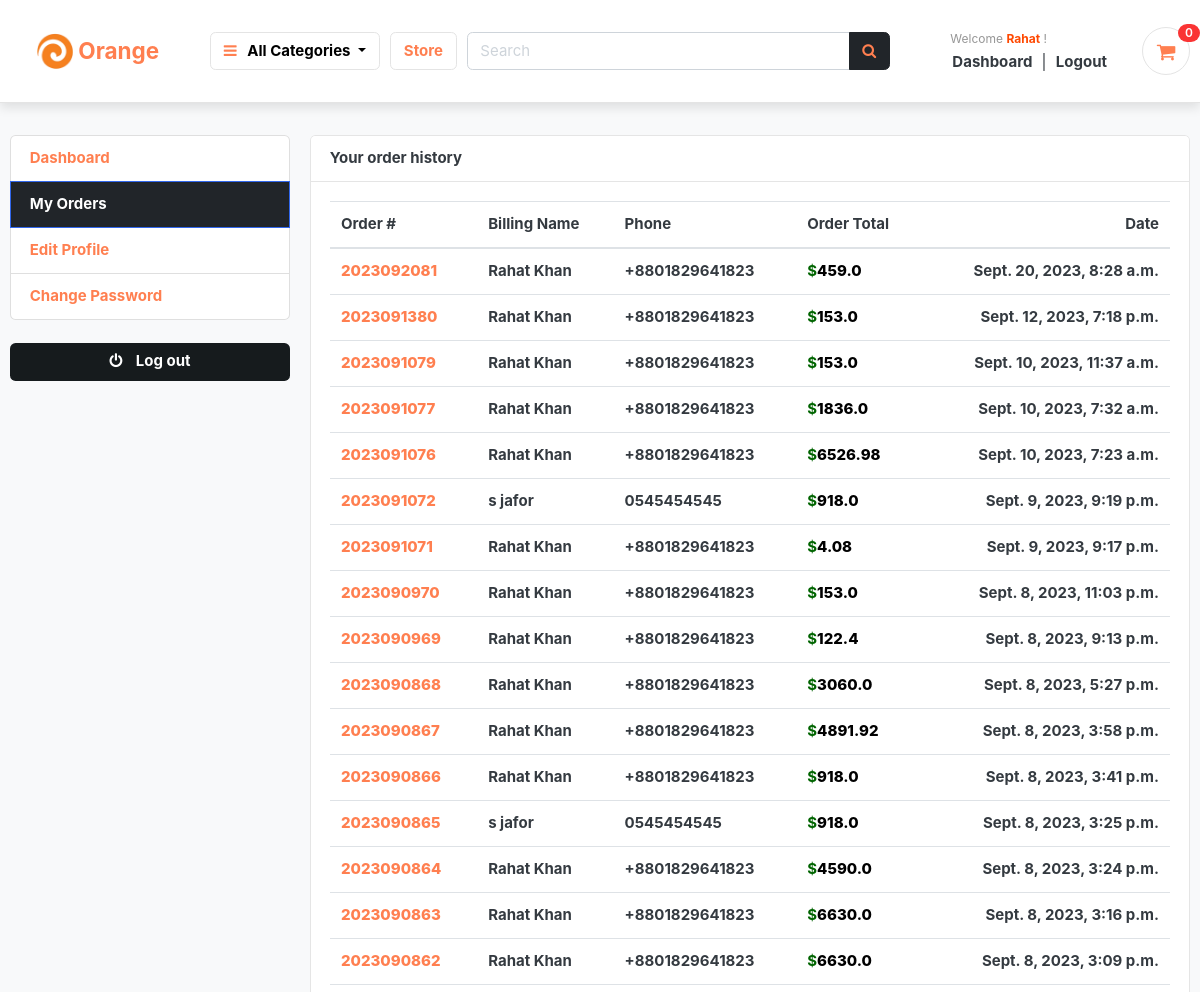
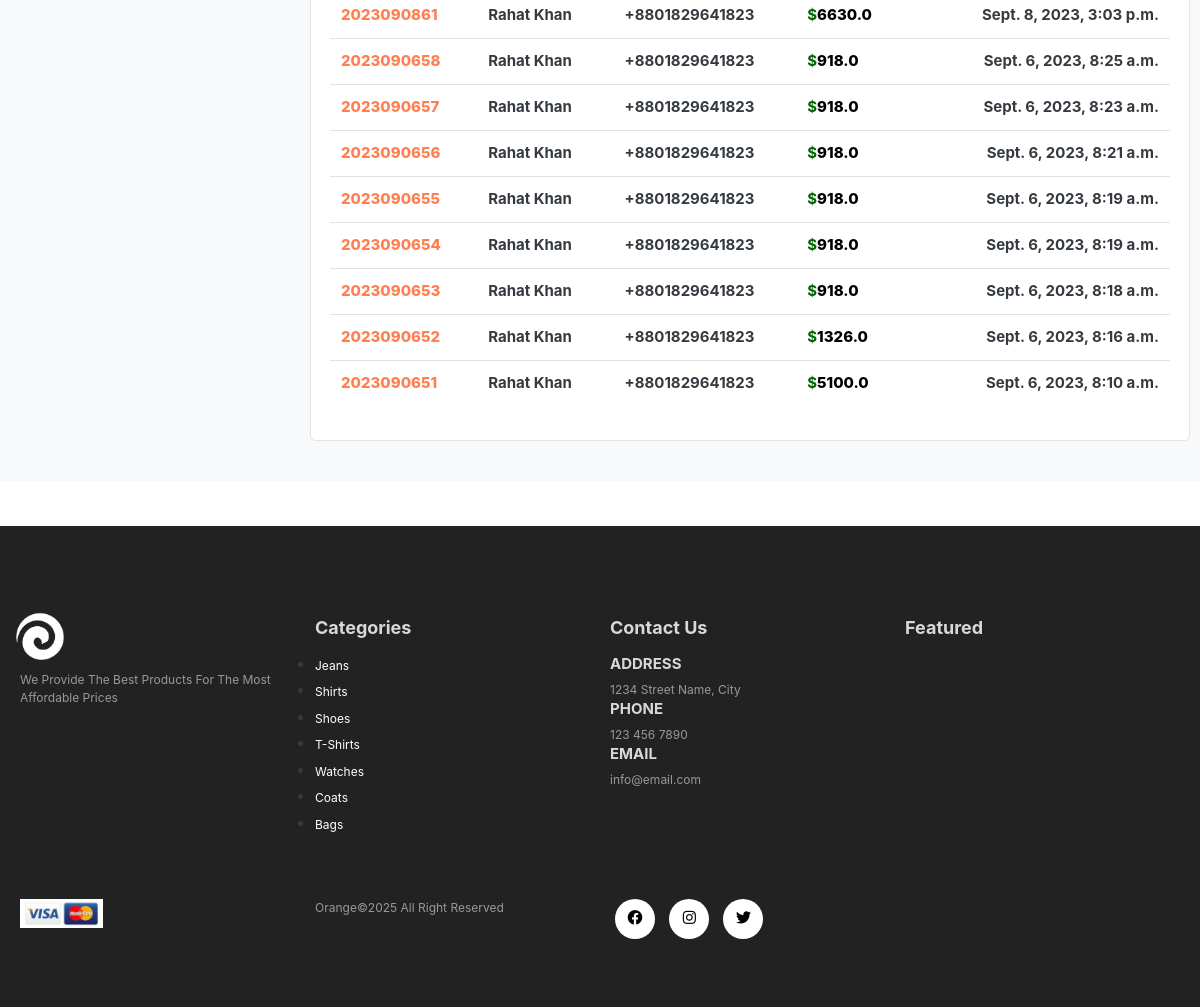
Screenshot of /accounts/my_orders/ (signed in) with the database file from the repository (2 pictures, top to bottom).
### accounts/models.py (models this page shows, shortened)
class Account(AbstractBaseUser):
    first_name      = models.CharField(max_length=50)
    last_name       = models.CharField(max_length=50)
    username        = models.CharField(max_length=50, unique=True)
    email           = models.EmailField(max_length=100, unique=True)
    phone_number    = models.CharField(max_length=50)
    date_joined     = models.DateTimeField(auto_now_add=True)
    last_login      = models.DateTimeField(auto_now=True)
    is_admin        = models.BooleanField(default=False)
    is_staff        = models.BooleanField(default=False)
    is_active        = models.BooleanField(default=False)
    is_superadmin        = models.BooleanField(default=False)
    USERNAME_FIELD = 'email'
    REQUIRED_FIELDS = ['username', 'first_name', 'last_name']
    objects = MyAccountManager()

### orders/models.py (models this page shows, shortened)
class Order(models.Model):
    STATUS = (
        ('New', 'New'),
        ('Accepted', 'Accepted'),
        ('Completed', 'Completed'),
        ('Cancelled', 'Cancelled'),
    )
    user = models.ForeignKey(Account, on_delete=models.SET_NULL, null=True)
    payment = models.ForeignKey(Payment, on_delete=models.SET_NULL, blank=True, null=True)
    order_number = models.CharField(max_length=20)
    first_name = models.CharField(max_length=50)
    last_name = models.CharField(max_length=50)
    phone = models.CharField(max_length=15)
    email = models.EmailField(max_length=50)
    address_line_1 = models.CharField(max_length=50)
    address_line_2 = models.CharField(max_length=50, blank=True)
    country = models.CharField(max_length=50)
    state = models.CharField(max_length=50)
    city = models.CharField(max_length=50)
    order_note = models.CharField(max_length=100, blank=True)
    order_total = models.FloatField()
    tax = models.FloatField()
    status = models.CharField(max_length=10, choices=STATUS, default='New')
    ip = models.CharField(blank=True, max_length=20)
    is_ordered = models.BooleanField(default=False)
    created_at = models.DateTimeField(auto_now_add=True)
    updated_at = models.DateTimeField(auto_now=True)
    def full_name(self):
        return f'{self.first_name} {self.last_name}'

### category/models.py (models this page shows, shortened)
class Category(models.Model):
    category_name = models.CharField(max_length=50, unique=True)
    slug = models.SlugField(max_length=100, unique=True)
    description = models.TextField(max_length=255, blank=True)
    cat_image = models.ImageField(upload_to='photos/categories', blank=True)
    class Meta:
        verbose_name = 'category'
        verbose_name_plural = 'categories'
    def get_url(self):
        return reverse('products_by_category', args=[self.slug])

### accounts/views.py (the view)
# urls.py: path('my_orders/', views.my_orders, name='my_orders'),
@login_required(login_url='login')
def my_orders(request):
    orders = Order.objects.filter(user=request.user, is_ordered=True).order_by('-created_at')
    context = {
        'orders': orders,
    }
    return render(request, 'accounts/my_orders.html', context)

### cart/context_processors.py (called while the page is built)
def counter(request):
    cart_count = 0
    if 'admin' in request.path:
        return {}
    else:
        try:
            cart = Cart.objects.filter(cart_id=_cart_id(request))
            if request.user.is_authenticated:
                cart_items = CartItem.objects.all().filter(user=request.user)
            else:
                cart_items = CartItem.objects.all().filter(cart=cart[:1])
            for cart_item in cart_items:
                cart_count += cart_item.quantity
        except Cart.DoesNotExist:
            cart_count = 0
    return dict(cart_count=cart_count)

### cart/views.py (called while the page is built)
def _cart_id(request):
    cart = request.session.session_key
    if not cart:
        cart = request.session.create()
    return cart

### category/context_processors.py (called while the page is built)
def menu_links(request):
    links = Category.objects.all()
    return dict(links=links)

### accounts/templates/accounts/my_orders.html (shortened to what this page needs)
{% extends 'base.html' %}
{% block content %}
<section class="section-conten padding-y bg mt-5 pt-5">
<div class="container pt-5">
	<div class="row">
	{% include 'accounts/dashboard_sidebar.html' %}
	<main class="col-md-9">
		<article class="card">
		<header class="card-header">
			<strong class="d-inline-block mr-3">Your order history</strong>
		</header>
		<div class="card-body">
			<div class="row">
			<div class="col-md-12">
				<table class="table table-hover">
				  <thead>
				    <tr>
				      <th scope="col">Order #</th>
				      <th scope="col">Billing Name</th>
				      <th scope="col">Phone</th>
				      <th scope="col">Order Total</th>
							<th scope="col">Date</th>
				    </tr>
				  </thead>
				  <tbody>
						{% for order in orders %}
				    <tr>
				      <th scope="row"><a href="{% url 'order_detail' order.order_number %}" style="color:coral;font-weight:800;" class="link">{{order.order_number}}</a></th>
				      <td style="font-weight:700;">{{order.full_name}}</td>
				      <td style="font-weight:700;">{{order.phone}}</td>
				      <td style="font-weight:700;"><span style="color: darkgreen;font-weight: 700;">$</span><span style="font-weight: 800;color:black;">{{order.order_total}}</span></td>
							<td style="font-weight:700;">{{order.created_at}}</td>
				    </tr>
				{% endfor %}
				  </tbody>
				</table>
			</div>
			</div>
		</div>
		</article>
	</main>
</div>
</div>
</section>
{% endblock %}

### templates/includes/navbar.html (shortened to what this page needs)
{% load static %}
<header class="section-header sticky-navbar">
    <section class="header-main border-bottom py-4" style="box-shadow: 0 5px 10px rgba(0,0,0,0.1);">
    <div class="container">
      <div class="row align-items-center">
        <div class="col-lg-2 col-md-3 col-6">
          <a href="{% url 'home' %}" class="brand-wrap">
            <div class="d-flex justify-content-center align-items-center"
              style="background-color: transparent; transition: background-color 0.3s, border-radius 0.3s, padding 0.3s; border-radius: 50px; padding: 10px 15px;"
              onmouseover="this.style.backgroundColor='#343a40'; this.getElementsByTagName('img')[0].classList.add('logo-brightness-change'); this.getElementsByTagName('h2')[0].style.color='#ff4800';"
              onmouseout="this.style.backgroundColor='transparent'; this.getElementsByTagName('img')[0].classList.remove('logo-brightness-change'); this.getElementsByTagName('h2')[0].style.color='coral';">
              <img src="{% static 'images/icons/logo.jpeg' %}" alt="Orange Store Logo" class="w-25" />
              <h2 style="color: coral; margin: 3px 5px; font-size: 1.5rem;"><span style="font-weight: bold;">Orange</span></h2>
            </div>
          </a>
        </div>
        <div class="col-lg col-sm col-md col-6 flex-grow-0">
          <div class="category-wrap dropdown d-inline-block float-right">
            <button
              type="button"
              class="btn btn-light dropdown-toggle"
              data-toggle="dropdown"
              style="background-color: transparent; color: black"
              onmouseover="this.style.backgroundColor='#343a40'; this.getElementsByTagName('i')[0].style.color='#ff4800'; this.style.color='white';"
              onmouseout="this.style.backgroundColor='transparent'; this.getElementsByTagName('i')[0].style.color='coral'; this.style.color='black';"
            >
              <i class="fa fa-bars" style="color: coral"></i><span class="capitalize" style="font-weight:bold;">&nbsp;&nbsp;&nbsp;All categories</span>
            </button>
          </div>
        </div>
        <a href="{% url 'store' %}" class="btn btn-outline-light"
          style="font-weight: bold; background-color: white; transition: background-color 0.3s; color: coral;"
          onmouseover="this.style.backgroundColor='#343a40'; this.style.color='#ff4800';"
          onmouseout="this.style.backgroundColor='white'; this.style.color='coral';">
          Store
        </a>
        <div class="col-lg col-md-6 col-sm-12 col">
          <form action="{% url 'search' %}" class="search" method="GET">
            <div class="input-group w-100">
              <input
                type="text"
                class="form-control"
                style="width: 60%"
                placeholder="Search"
                name="keyword"
              />
              <div class="input-group-append">
                <button class="btn btn-dark search-btn" type="submit" onmouseover="this.querySelector('.fa-search').style.color='#ff4800';"
                  style="color:#343a40"
                  onmouseout="this.querySelector('.fa-search').style.color='coral';">
                  <i class="fa fa-search" style="color: coral;"></i>
                </button>
              </div>
            </div>
          </form>
        </div>
        <div class="col-lg-3 col-sm-6 col-8 order-2 order-lg-3">
          <div class="d-flex justify-content-end mb-3 mb-lg-0">
            {% if user.id is None %}
            <div class="widget-header">
              <small class="title text-muted welcome-guest">Welcome <span class=""
                style="color:blue;font-weight:bold;text-transform: capitalize;">Guest</span> !</small>
              <div>
                <a href="{% url 'login' %}" class="dashboard-text">Login</a>
                <span class="dark-transp"> | </span>
                <a href="{% url 'register' %}"> <span  class="register-text">Register</span></a>
              </div>
            </div>
            {% else %}
            <div class="widget-header">
              <a href="{% url 'dashboard' %}">
                <small class="title text-muted welcome-user">Welcome <span class=""
                  style="color:#ff4800;font-weight:bold;text-transform: capitalize;">{{user.first_name}}</span> !</small>
              </a>
              <div>
                <a href="{% url 'dashboard' %}"><span class="dashboard-text">Dashboard</span></a>
                <span class="dark-transp"> | </span>
                <a href="{% url 'logout' %}"><span class="logout-text">Logout</span></a>
              </div>
            </div>
            {% endif %}
            <a href="{% url 'cart' %}" class="widget-header pl-3 ml-3 cart-icon-ancor">
              <div class="icon icon-sm rounded-circle border cart-icon-div">
                <i class="fa fa-shopping-cart cart-icon"></i>
              </div>
              <span class="badge badge-pill badge-danger notify"
                >{{cart_count}}</span
              >
            </a>
          </div>
        </div>
      </div>
    </div>
  </section>
</header>

### templates/includes/footer.html (shortened to what this page needs)
{% load static %}
   <footer class="mt-5 py-5">
        <div class="row container mx-auto pt-5">
          <div class="footer-one col-lg-3 col-md-6 col-sm-12">
			<a href="{% url 'home' %}">
				<img class="logo" src="{% static 'images/icons/payment.png' %}" style="filter:grayscale(100%) brightness(2);transform:scale(1.2)"/>
			</a>
            <p class="pt-3 text-capitalize">We provide the best products for the most affordable prices</p>
          </div>
          <div class="footer-one col-lg-3 col-md-6 col-sm-12">
           <h5 class="pb-2">Categories</h5>
		   <ul>
			{% for category in links %}
			<li>
				<a
				class="link"
				href="{{ category.get_url }}"
				style="color: white"
				onmouseover="this.style.color='black';"
				onmouseout="this.style.color='white';"
				>{{ category.category_name }}</a
			  >
			</li>
			{% empty %}
            <div class="container text-center mt-5 py-5">
                <p>No "New" products available at the moment.</p>
            </div>
			{% endfor %}
		   </ul>
          </div>
          <div class="footer-one col-lg-3 col-md-6 col-sm-12">
            <h5 class="pb-2">Contact Us</h5>
            <div>
              <h6 class="text-uppercase">Address</h6>
              <p>1234 Street Name, City</p>
            </div>
            <div>
              <h6 class="text-uppercase">Phone</h6>
              <p>123 456 7890</p>
            </div>
            <div>
              <h6 class="text-uppercase">Email</h6>
              <p>info@email.com</p>
            </div>
          </div>
          <div class="footer-one col-lg-3 col-md-6 col-sm-12">
            <h5 class="pb-2">Featured</h5>
          </div>
        </div>
        <div class="copyright mt-5">
          <div class="row container mx-auto">
            <div class="col-lg-3 col-md-5 col-sm-12 mb-4">
              <img src="{% static 'images/icons/payment.jpeg' %}"/>
            </div>
            <div class="col-lg-3 col-md-5 col-sm-12 mb-4 text-nowrap mb-2">
              <p>Orange©2025 All Right Reserved</p>
            </div>
            <div class="col-lg-3 col-md-5 col-sm-12 mb-4">
             <a href="#"><i class="fab fa-facebook"></i></a>
             <a href="#"><i class="fab fa-instagram"></i></a>
             <a href="#"><i class="fab fa-twitter"></i></a>
            </div>
          </div>
        </div>
    </footer>

### static/css/ui.css (style rules this page uses)
html { font-family: "Inter", sans-serif; font-size: 15px; }
.icon-xs, .icon-sm, .icon-md, .icon-lg { display: inline-block; text-align: center; flex-shrink: 0; flex-grow: 0; }
.icon-sm { width: 48px; height: 48px; line-height: 48px !important; font-size: 20px; }
.padding-y { padding-top: 40px; padding-bottom: 40px; }
article:after, .form-group:after { display: block; clear: both; content: ""; }
.bg { background-color: #f8f9fa; }
p:last-child { margin-bottom: 0; }
.header-main { position: relative; padding-top: 1rem; padding-bottom: 1rem; }
.widget-header { display: inline-block; vertical-align: middle; position: relative; }
.widget-header a { color: #343a40; }
.widget-header i { color: #969696; }
.widget-header .title { display: block; }
.widget-header .notify { position: absolute; top: -3px; right: -10px; }
.btn-light { background-color: #fff; border-color: #e4e4e4; }
.btn-light i { color: #969696; }
.notify { position: absolute; top: -4px; right: -10px; display: inline-block; padding: 0.25em 0.6em; font-size: 12px; line-height: 1; text-align: center; border-radius: 3rem; color: #fff; background-color: #fa3434; }

### static/css/style.css (style rules this page uses)
* { margin: 0; padding: 0; box-sizing: border-box; }
h2 { font-size: 1.8rem; font-weight: 600; }
h5 { font-size: 1rem; font-weight: 400; }
h6 { color:#D8D8D8; }
button { font-size: 0.8rem; font-weight: 900; outline: none; border: none; background-color: #1d1d1d; color:aliceblue; padding: 13px 30px; text-transform: uppercase; cursor: pointer; transition: 0.5s ease; }
footer { background-color: #222222; }
footer h5 { color:#D8D8D8; font-weight: 700; font-size: 1.2rem; }
footer li { padding-bottom: 4px; }
footer li a { font-size: 0.8rem; color:#999; text-decoration: none; }
footer .copyright a { color: #000; height: 40px; width: 40px; background-color: #fff; display: inline-block; text-align: center; line-height: 38px; border-radius: 50%; transition: 0.3s ease; margin: 0 5px; }
footer p { color: #999; font-size:0.8rem; }
footer .copyright img { width: 30%; }
.logo { width: 40px; height: 40px;; }
td:last-child { text-align: right; }
th:last-child { text-align: right; }

### templates/base.html (style rules this page uses)
.sticky-navbar { position: fixed; top: 0; left: 0; right: 0; background-color: white; z-index: 1000; }
.capitalize { text-transform: capitalize; }
.welcome-user { padding: 3px; width: max-content; border-radius: 3px; }
.dashboard-text { padding: 5px; border-radius: 3px; font-weight: bold; }
.logout-text { padding: 5px; border-radius: 3px; font-weight: bold; }
.cart-icon-div { background-color: #343a40; }
.cart-icon-ancor { text-decoration: none; color: none; }
.cart-icon-div { background-color: transparent; transition: background-color 0.3s ease; }
.cart-icon { color: inherit; transition: color 0.3s ease; }

### rows the page displays
Account: first_name "Rahat"
Order: order_number "2023092081", full_name "Rahat Khan", phone "+8801829641823", order_total "459.0", created_at "Sept. 20, 2023, 8:28 a.m."
Order: order_number "2023091380", full_name "Rahat Khan", phone "+8801829641823", order_total "153.0", created_at "Sept. 12, 2023, 7:18 p.m."
Order: order_number "2023091079", full_name "Rahat Khan", phone "+8801829641823", order_total "153.0", created_at "Sept. 10, 2023, 11:37 a.m."
Order: order_number "2023091077", full_name "Rahat Khan", phone "+8801829641823", order_total "1836.0", created_at "Sept. 10, 2023, 7:32 a.m."
Order: order_number "2023091076", full_name "Rahat Khan", phone "+8801829641823", order_total "6526.98", created_at "Sept. 10, 2023, 7:23 a.m."
Order: order_number "2023091072", full_name "s jafor", phone "0545454545", order_total "918.0", created_at "Sept. 9, 2023, 9:19 p.m."
Order: order_number "2023091071", full_name "Rahat Khan", phone "+8801829641823", order_total "4.08", created_at "Sept. 9, 2023, 9:17 p.m."
Order: order_number "2023090970", full_name "Rahat Khan", phone "+8801829641823", order_total "153.0", created_at "Sept. 8, 2023, 11:03 p.m."
Order: order_number "2023090969", full_name "Rahat Khan", phone "+8801829641823", order_total "122.4", created_at "Sept. 8, 2023, 9:13 p.m."
Order: order_number "2023090868", full_name "Rahat Khan", phone "+8801829641823", order_total "3060.0", created_at "Sept. 8, 2023, 5:27 p.m."
Order: order_number "2023090867", full_name "Rahat Khan", phone "+8801829641823", order_total "4891.92", created_at "Sept. 8, 2023, 3:58 p.m."
Order: order_number "2023090866", full_name "Rahat Khan", phone "+8801829641823", order_total "918.0", created_at "Sept. 8, 2023, 3:41 p.m."
Order: order_number "2023090865", full_name "s jafor", phone "0545454545", order_total "918.0", created_at "Sept. 8, 2023, 3:25 p.m."
Order: order_number "2023090864", full_name "Rahat Khan", phone "+8801829641823", order_total "4590.0", created_at "Sept. 8, 2023, 3:24 p.m."
Order: order_number "2023090863", full_name "Rahat Khan", phone "+8801829641823", order_total "6630.0", created_at "Sept. 8, 2023, 3:16 p.m."
Order: order_number "2023090862", full_name "Rahat Khan", phone "+8801829641823", order_total "6630.0", created_at "Sept. 8, 2023, 3:09 p.m."
Order: order_number "2023090861", full_name "Rahat Khan", phone "+8801829641823", order_total "6630.0", created_at "Sept. 8, 2023, 3:03 p.m."
Order: order_number "2023090658", full_name "Rahat Khan", phone "+8801829641823", order_total "918.0", created_at "Sept. 6, 2023, 8:25 a.m."
Order: order_number "2023090657", full_name "Rahat Khan", phone "+8801829641823", order_total "918.0", created_at "Sept. 6, 2023, 8:23 a.m."
Order: order_number "2023090656", full_name "Rahat Khan", phone "+8801829641823", order_total "918.0", created_at "Sept. 6, 2023, 8:21 a.m."
Order: order_number "2023090655", full_name "Rahat Khan", phone "+8801829641823", order_total "918.0", created_at "Sept. 6, 2023, 8:19 a.m."
Order: order_number "2023090654", full_name "Rahat Khan", phone "+8801829641823", order_total "918.0", created_at "Sept. 6, 2023, 8:19 a.m."
Order: order_number "2023090653", full_name "Rahat Khan", phone "+8801829641823", order_total "918.0", created_at "Sept. 6, 2023, 8:18 a.m."
Order: order_number "2023090652", full_name "Rahat Khan", phone "+8801829641823", order_total "1326.0", created_at "Sept. 6, 2023, 8:16 a.m."
Order: order_number "2023090651", full_name "Rahat Khan", phone "+8801829641823", order_total "5100.0", created_at "Sept. 6, 2023, 8:10 a.m."
Category: category_name "Jeans"
Category: category_name "Shirts"
Category: category_name "Shoes"
Category: category_name "T-Shirts"
Category: category_name "Watches"
Category: category_name "Coats"
Category: category_name "Bags"

### other values shown
{{ cart_count }} "0"
